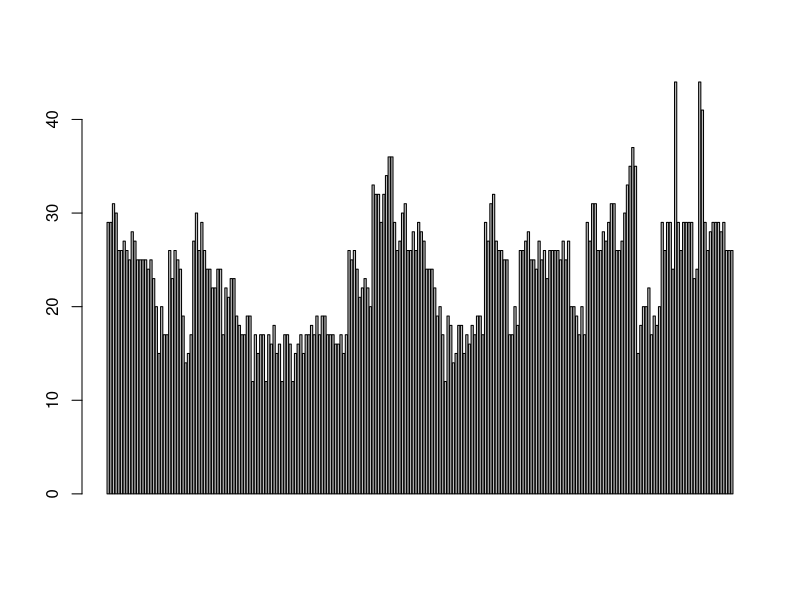

This figure's R source: (Note: this script raises an error after producing the figure.)
library(stringr)
v <- c('A', 'B', 'C')
str_c(v, '_1') # [1] "A_1" "B_1" "C_1"
paste(v, '_1') # [1] "A _1" "B _1" "C _1"
paste0(v, '_1') # [1] "A_1" "B_1" "C_1"

paste(v, '1') # [1] "A 1" "B 1" "C 1"
paste(v, '1', sep = '_') # [1] "A_1" "B_1" "C_1"
str_c(v, '1', sep = '_') # [1] "A_1" "B_1" "C_1"

# Character 개수 카운트
## nchar(x)
## str_length(x)
s <- "Hello"
nchar(s) # [1] 5
str_length(s) # [1] 5

# 소문자 변환
## tolower(x)
tolower(s) # [1] "hello"

# 대문자 변환
##toupper()
toupper(s) # [1] "HELLO"

# 2개의 문자 벡터에 중복 항목 없이 합치기
## union(x, y)
x <- c('hello', 'world', 'r', 'program')
y <- c('hi', 'world', 'r', 'coding')
union(x, y) # [1] "hello"   "world"   "r"       "program" "hi"      "coding" 

## intersect(x, y) 교집합
intersect(x, y) # [1] "world" "r" 

## setdiff(x, y) 차집합, 공통되지 않는 값만 추출
setdiff(x, y) # x에서 추출 [1] "hello"   "program"

## setequal(x, y)
setequal(x, y) # 논리값으로 출력됨 [1] FALSE

## 문자 공백 제거: trim
### str_trim(x, side = 'both'나 'left'나 'right')
s2 <- c("     Hellow World     ", "          Hi R           ")
str_trim(s2)
str_trim(s2, side = 'left')
str_trim(s2, side = 'right')

## String 반복해서 추출
### rep(x, times, each, length.out)
rep(1:3, times = 2)
# [1] 1 2 3 1 2 3
rep(1:3, times = 2, each = 3)
# [1] 1 1 1 2 2 2 3 3 3 1 1 1 2 2 2 3 3 3
rep(1:3, times = 2, each = 3, len = 4)
# [1] 1 1 1 2
rep('Hello', 3)

### str_dup(x, times)
str(str_dup(1:3, times =2)) # chr [1:3] "11" "22" "33"
str_dup('Hello', 3) # [1] "HelloHelloHello"

# 문자열 일부분 추출
## substr(x, start, stop)
s3 <- 'Hello world!'
substr(s3, 7, 9) # [1] "wor"

string <- 'Today is Sunday'
substr(string, 10, 12) # [1] "Sun"
substring(string, 10, 12) # 동일 결과

# 함수(Function)
## 함수명 <- function(매개변수){함수 몸체}
fibo <- function(n){
  if(n %% 2 == 0){
    print("짝수")
  }else
    print("홀수")
}
fibo(1)


# plot => qplot => ggplot
library(ggplot2)
barplot(mpg$hwy)
qplot(hwy, mpg) # ggplot2 3.4.0.이하까지만 지원하는 기능이라 못 씀. 결론 사장됨

# plot(x, y, xlab, ylab, main)
# 점의 종류(pch)
# 점의 크기(cex)
# 점의 색상(col), col = #FFFF00 or 'yellow'

install.packages('mlbench')
library(mlbench)
data(Ozone)
str(Ozone)

plot(Ozone$V8, Ozone$V9,
     xlab = 'Sandburg Temp', ylab = 'El Monte Temp', # 축 제목
     main = 'Ozone', # 차트 제목
     pch = 20, # 점의 종류
     cex = 1.5, # 점의 크기
     col = '#0f00ff') # 색상

# 축값 범위(xlim, ylim) xlim =  c(최소값, 최대값)
max(Ozone$V8, na.rm = T) # [1] 93
max(Ozone$V9, na.rm = T) # [1] 82.58

plot(Ozone$V8, Ozone$V9,
     xlab = 'Sandburg Temp', ylab = 'El Monte Temp', # 축 제목
     main = 'Ozone', # 차트 제목
     pch = 20, # 점의 종류
     cex = 1.5, # 점의 크기
     col = '#0f00ff',# 색상
     xlim = c(0, 100), ylim = c(0,90)) 
